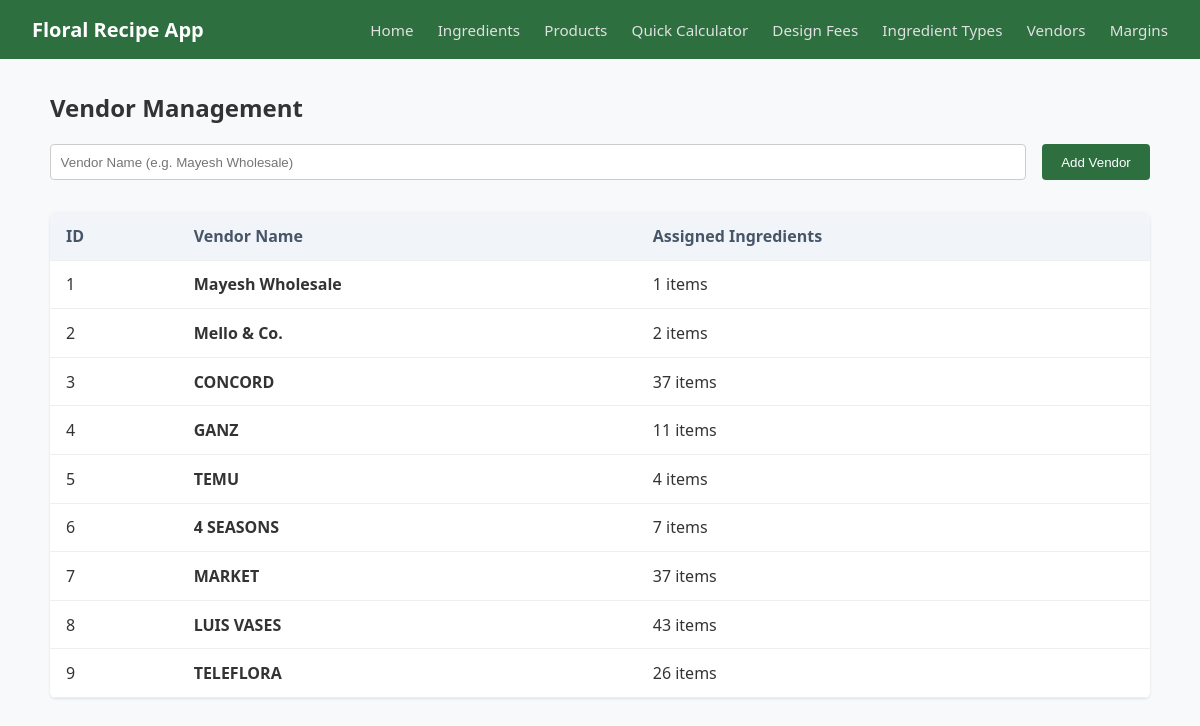
/vendors, run on the app's committed database.
### models.py (models this page shows, shortened)
class Vendor(db.Model):
    __tablename__ = 'vendors'
    id = db.Column(db.Integer, primary_key=True)
    name = db.Column(db.String(100), nullable=False)
    ingredients = db.relationship('Ingredient', backref='vendor', lazy=True)

### app.py (the view, shortened to what this page needs)
@app.route('/vendors', methods=['GET', 'POST'])
def vendors():
    all_vendors = models.Vendor.query.all()
    return render_template('vendors.html', vendors=all_vendors)

### templates/vendors.html (shortened to what this page needs)
{% extends 'base.html' %}
{% block content %}
<h2>Vendor Management</h2>
<form method="POST" class="form-inline">
    <input type="text" name="name" placeholder="Vendor Name (e.g. Mayesh Wholesale)" required>
    <button type="submit">Add Vendor</button>
</form>
<table class="data-table">
    <thead>
        <tr>
            <th>ID</th>
            <th>Vendor Name</th>
            <th>Assigned Ingredients</th>
        </tr>
    </thead>
    <tbody>
        {% for vendor in vendors %}
        <tr>
            <td>{{ vendor.id }}</td>
            <td><strong>{{ vendor.name }}</strong></td>
            <td>{{ vendor.ingredients|length }} items</td>
        </tr>
        {% else %}
        <tr><td colspan="3">No vendors found. Add one above!</td></tr>
        {% endfor %}
    </tbody>
</table>
{% endblock %}

### static/css/main.css (style rules this page uses)
body { font-family: 'Segoe UI', 'Segoe UI', Tahoma, Geneva, Verdana, sans-serif; background-color: #f8f9fa; color: #333333; margin: 0; padding: 0; }
.form-inline { display: flex; gap: 1rem; margin-bottom: 2rem; }
.form-inline input { padding: 0.6rem; border: 1px solid #ccc; border-radius: 4px; flex: 1; }
.form-inline button { background-color: #2e6f40; color: white; border: none; padding: 0.6rem 1.2rem; border-radius: 4px; cursor: pointer; }
.data-table { width: 100%; border-collapse: collapse; background: white; border-radius: 6px; overflow: hidden; box-shadow: 0 1px 3px rgba(0, 0, 0, 0.1); }
.data-table th, .data-table td { padding: 0.8rem 1rem; text-align: left; border-bottom: 1px solid #eee; }
.data-table th { background-color: #f1f5f9; color: #475569; }

### data on the page
Vendor: id "1", name "Mayesh Wholesale", ingredients|length "1"
Vendor: id "2", name "Mello & Co.", ingredients|length "2"
Vendor: id "3", name "CONCORD", ingredients|length "37"
Vendor: id "4", name "GANZ", ingredients|length "11"
Vendor: id "5", name "TEMU", ingredients|length "4"
Vendor: id "6", name "4 SEASONS", ingredients|length "7"
Vendor: id "7", name "MARKET", ingredients|length "37"
Vendor: id "8", name "LUIS VASES", ingredients|length "43"
Vendor: id "9", name "TELEFLORA", ingredients|length "26"
